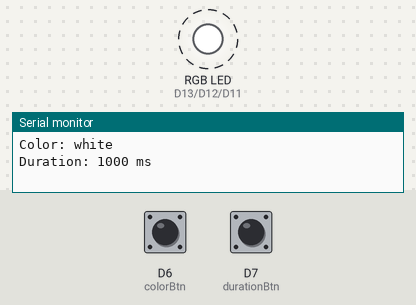
A sketch run on a simulated STM32 Nucleo. Shown: an RGB LED mixed from three pins (HIGH = lit), the last lines printed to the serial monitor. Dashed ring = blinking. Inputs (shaded band) come from the test bench; at power-on: D6 (colorBtn) HIGH, D7 (durationBtn) HIGH.

Above: at 1.2 s.
1.3 s: D6 (colorBtn) pulled LOW for 0.15 s
4.4 s: D6 (colorBtn) pulled LOW for 1 s
At 5.3 s:
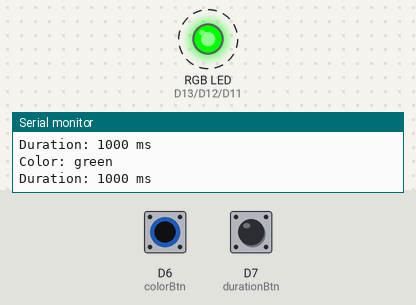
8.4 s: D6 (colorBtn) pulled LOW for 0.15 s
At 9.5 s:
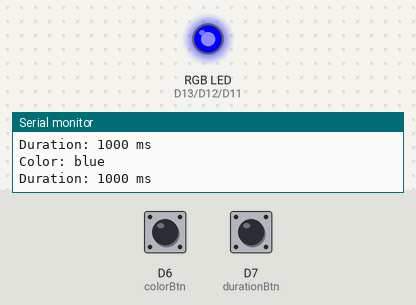
11.5 s: D6 (colorBtn) pulled LOW for 3.2 s
At 13.8 s:
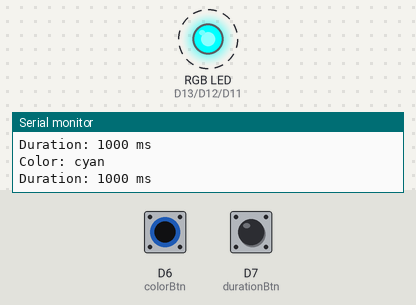
17.7 s: D6 (colorBtn) pulled LOW for 0.15 s
At 18.8 s:
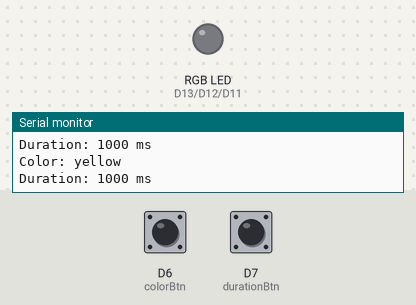
20.8 s: D6 (colorBtn) pulled LOW for 1 s
At 21.8 s:
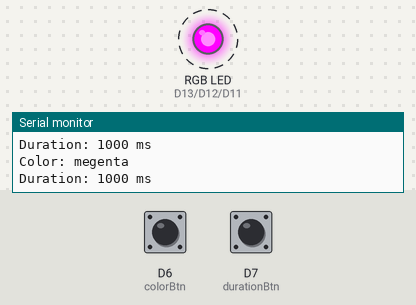
Timing chart, 0 to 25.8 s (numbered marks = the images above; inputs shaded):
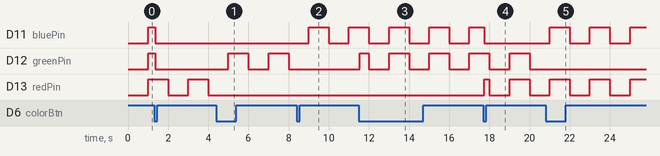

Measured:
- after the input at 4.4 s, D12 (greenPin): alternates HIGH for 1.0 s and LOW for 1.0 s, starting after 0.60 s; D13 (redPin): stops changing and stays LOW
- after the input at 8.4 s, D11 (bluePin): LOW → HIGH after 0.60 s, → LOW 1.0 s later, → HIGH 1.0 s later; D12 (greenPin): stays LOW (without the input it goes to HIGH after 0.60 s)
- after the input at 11.5 s, D12 (greenPin): LOW → HIGH after 0.05 s, then repeats every 2.0 s: LOW 1.0 s, HIGH 1.0 s
- after the input at 17.7 s, D13 (redPin): LOW → HIGH after 0.05 s, → LOW 0.25 s later, → HIGH 1.0 s later, → LOW 1.0 s later
- after the input at 20.8 s, D11 (bluePin): alternates HIGH for 1.0 s and LOW for 1.0 s, starting after 0.21 s; D12 (greenPin): stops changing and stays LOW

The sketch:

sketch.ino
```cpp
#define colorBtn 6
#define durationBtn 7
#define redPin 13
#define greenPin 12
#define bluePin 11

// Button debounce variables
unsigned long btnPrevDebouncedely;
bool btnStatedely, btnReadingdely;
bool btnValuedely, btnPrevValuedely;
int delaysIndex = 0;

// Color change debounce variables
unsigned long btnPrevDebouncecolor;
bool btnStatecolor, btnReadingcolor;
bool btnValuecolor, btnPrevValuecolor;
int colorsIndex = 0;


bool colors[][3] = {
  {1,1,1} , {1,0,0},{0,1,0},{0,0,1},  // wrgb
  {0,1,1} , {1,1,0},{1,0,1},{0,0,0} // cymk
};
char* colorNames[] = {
  "white","red","green","blue",
  "cyan","yellow","megenta","black" // black is just off so do not need to toggle to black
};
int delays[] = {
  1000, 800, 600, 400, 200
};
unsigned long previousMillis = 0;
bool ledState = false;
int currentDelayTime = 1000;

void setup() {
  Serial.begin(9600);
  pinMode(durationBtn, INPUT_PULLUP);
  pinMode(colorBtn, INPUT_PULLUP);
  pinMode(redPin, OUTPUT);
  pinMode(greenPin, OUTPUT);
  pinMode(bluePin, OUTPUT);

  // Initial color and duration
  Serial.print("Color: ");
  Serial.println(colorNames[colorsIndex]);
  Serial.print("Duration: ");
  Serial.print(delays[delaysIndex]);
  Serial.println(" ms");

  // Set initial LED state (Off)
  digitalWrite(redPin, LOW);
  digitalWrite(greenPin, LOW);
  digitalWrite(bluePin, LOW);
}

void loop() {

  handleColorButton();
  handleDurationButton();
  unsigned long currentMillis = millis();
  if (currentMillis - previousMillis >= currentDelayTime) {
    previousMillis = currentMillis;
    ledState = !ledState;
    updateLED(ledState);
  }
}

void handleColorButton() {
  btnReadingcolor = digitalRead(colorBtn) == LOW;
  if (btnReadingcolor != btnStatecolor) {
    btnPrevDebouncecolor = millis();
    btnStatecolor = btnReadingcolor;
  }
  if ((millis() - btnPrevDebouncecolor) > 50) {
    if (btnValuecolor != btnStatecolor) {
      btnPrevValuecolor = btnValuecolor;
      btnValuecolor = btnStatecolor;
      if (btnValuecolor && !btnPrevValuecolor) {
        colorsIndex = (colorsIndex + 1) % 8;
        Serial.print("Color: ");
        Serial.println(colorNames[colorsIndex]);
        Serial.print("Duration: ");
        Serial.print(currentDelayTime);
        Serial.println(" ms");
        updateLED(ledState);
      }
    }
  }
}

void handleDurationButton() {
  btnReadingdely = digitalRead(durationBtn) == LOW;
  if (btnReadingdely != btnStatedely) {
    btnPrevDebouncedely = millis();
    btnStatedely = btnReadingdely;
  }
  if ((millis() - btnPrevDebouncedely) > 50) {
    if (btnValuedely != btnStatedely) {
      btnPrevValuedely = btnValuedely;
      btnValuedely = btnStatedely;
      if (btnValuedely && !btnPrevValuedely) {
        delaysIndex = (delaysIndex + 1) % 5;
        currentDelayTime = delays[delaysIndex];
        Serial.print("Color: ");
        Serial.println(colorNames[colorsIndex]);
        Serial.print("Duration: ");
        Serial.print(currentDelayTime);
        Serial.println(" ms");
      }
    }
  }
}

void updateLED(bool state) {
  digitalWrite(redPin, state ? colors[colorsIndex][0] : LOW);
  digitalWrite(greenPin, state ? colors[colorsIndex][1] : LOW);
  digitalWrite(bluePin, state ? colors[colorsIndex][2] : LOW);
}
```
